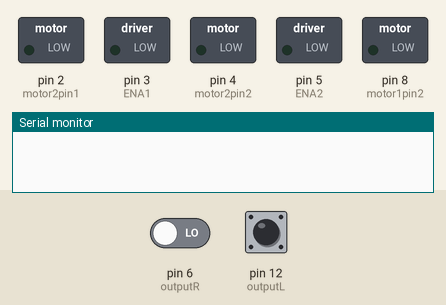
Simulated run of this sketch. Board: Arduino Uno, built with avr-gcc and run on an emulated ATmega328P. Shown: switched loads named in the sketch (green lamp = pin HIGH), the last lines printed to the serial monitor. The inputs (shaded band) are chosen by the test bench; at power-on: pin 12 (outputL) LOW, pin 6 (outputR) LOW.

Above: at 1.2 s.
1.3 s: pin 12 (outputL) pulsed HIGH 2 times (0.12 s each, 0.3 s apart)
At 6.1 s:
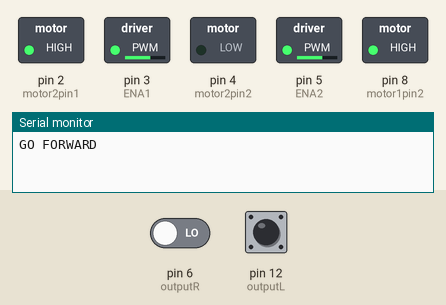
At 11.9 s:
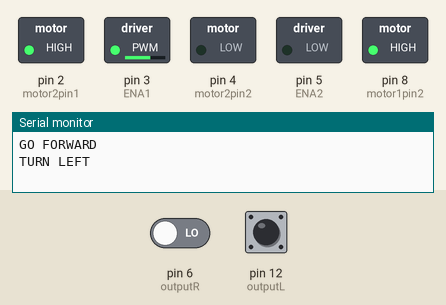
Timing chart, 0 to 13.1 s (numbered marks = the images above; inputs shaded):
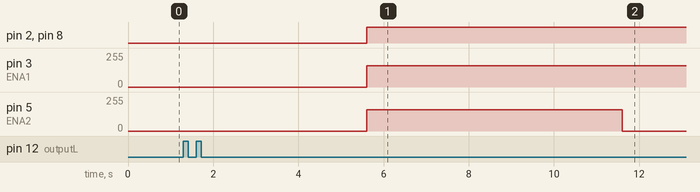

The sketch:

nav.ino
```cpp
// Constants:
// int colorL, colorR;

bool offtrack;

int base = 130;
int redCal = 54;
int bluCal = 47;
int grnCal = 60;

// motor pin allocation
const int ENA1 = 3;
const int motor1pin1 = 7;
const int motor1pin2 = 8;
const int ENA2 = 5;
const int motor2pin1 = 2;
const int motor2pin2 = 4;

// sensor inputs
const int S0 = 11;
const int S1 = 13;
const int S2 = 9;
const int S3 = 10;
const int outputL = 12;
const int outputR = 6;

typedef enum {
  WHITE = 0,
  BLACK,
  RED,
  YELLOW,
  GREEN
} color_t;

color_t prevL, prevR;

typedef enum {
  LEFT = 0,
  RIGHT
} dir_t;

typedef enum {
  FORWARD = 0,
  BACKWARD
} rot_t;


void setup() {
  Serial.begin(9600);
  // Motor controller set up:
  pinMode(ENA1, OUTPUT);
  pinMode(motor1pin1, OUTPUT);
  pinMode(motor1pin2, OUTPUT);
  pinMode(ENA2, OUTPUT);
  pinMode(motor2pin1, OUTPUT);
  pinMode(motor2pin2, OUTPUT);

  // Colour sensor set up
  pinMode(2, OUTPUT);
  pinMode(3, OUTPUT);
  pinMode(4, OUTPUT);
  pinMode(5, OUTPUT);
  pinMode(6, INPUT);
  pinMode(7, INPUT);

}

color_t color_foundL, color_foundR, priority;

int t = 0;

void loop() {
//  colorL = color_sens(LEFT);
//  colorR = color_sens(RIGHT);

    // put your main code here, to run repeatedly:
  color_foundL = color_sens(LEFT);
  color_foundR = color_sens(RIGHT);

  if (millis() - t > 100){
    t = millis();
  if (color_foundL == color_foundR &&  color_foundR == BLACK) {
    driveForward();// drive straight
    offtrack = false;
  }
  else if (color_foundL == color_foundR &&  color_foundR == WHITE) {
    offtrack = true;
    if (prevL == BLACK && prevR != BLACK) driveLeft();
    else driveRight();
  }
  else driveForward();
//  else /*if (color_foundL != color_foundR)*/ {
//    priority = max(color_foundL, color_foundR);
//    if (priority == color_foundL ) {
//      driveLeft(); // turn left if priority == color_foundL
//      offtrack = false;
//
//    }
//    else{
//      driveRight(); // turn right if priority == color_foundR
//      offtrack = false;
//
//    }
//  }

  if (offtrack == false){
    prevL = color_foundL;
    prevR = color_foundR;
  }

  }
}

// outputs:
// 0: BLACK
// 1: RED
// 2: GREEN
// 3: BLUE

color_t color_sens(dir_t dir) {

  // get RGB
  int red = read_red(dir);
  int blu = read_blu(dir);
  int grn = read_grn(dir);

  int sum = red + blu + grn;

  // print values for debug
//  Serial.println(dir == RIGHT ? "RIGHT" : "LEFT");
//  Serial.print(red);
//  Serial.print(" ");
//  Serial.print(grn);
//  Serial.print(" ");
//  Serial.print(blu);
//  Serial.print(" ");
//  Serial.println(sum, DEC);

  // if (red > -70 && red < -30 && grn > 180 && grn < 200 && blu < -80 && blu > -115) return GREEN;
  // else if (red > 260 && red < 300 && blu > -20 && blu < -15 && grn > 295 && grn < 315) return YELLOW;
  // else if (red > 170 && red < 180 && blu > -115 && blu < -80 && grn > 165 && grn < 185) return RED;
  // else if (red > 10 && red < 45 && blu > -70 && blu < -30 && grn > 190 && grn < 210) return BLACK;
  // else if (red > 220 && red < 260 && blu > 120 && blu < 165 && grn > 305 && grn < 312) return WHITE;

//  if (red > 150 && blu > 150 && grn > 150) return BLACK;
//  else if (red < 150 && blu < 150 && grn < 150) return WHITE;
//  else Serial.println("huh?????");

  if (sum > 1200) return WHITE;
  else return BLACK;


//  if (red > -70 && red < -30 && grn > 180 && grn < 200 && blu < -80 && blu > -115) Serial.println("green");
//  else if (red > 260 && red < 300 && blu > -20 && blu < -15 && grn > 295 && grn < 315) Serial.println("yellow");
//  else if (red > 170 && red < 180 && blu > -115 && blu < -80 && grn > 165 && grn < 185) Serial.println("red");
//  else if (red > 10 && red < 45 && blu > -70 && blu < -30 && grn > 190 && grn < 210) Serial.println("black");
//  else if (red > 220 && red < 260 && blu > 120 && blu < 165 && grn > 305 && grn < 312) Serial.println("white");

}

int read_red(dir_t dir){
  // switch color filter to red -- S2 LOW, S3 LOW
  int col;
  digitalWrite(S2, LOW);
  digitalWrite(S3, LOW);

  switch (dir)
  {
  case LEFT:

    col = pulseIn(outputL, LOW);
    col = map(col, base, redCal, 0,255);
    return col;
    //break;

  case RIGHT:
    col = pulseIn(outputR, LOW);
    col = map(col, base, redCal, 0,255);
    return col;
    //break;

  default:
    Serial.println("Error! Invalid direction");
    //break;
  }
}

int read_blu(dir_t dir){
  // switch color filter to blue -- S2 LOW, S3 HIGH
  int col;

  digitalWrite(S2, LOW);
  digitalWrite(S3, HIGH);

  switch (dir)
  {
  case LEFT:

    col = pulseIn(outputL, LOW);
    col = map(col, base, bluCal, 0, 255);

    return col;
    //break;

  case RIGHT:
    col = pulseIn(outputR, LOW);
    col = map(col, base, bluCal, 0, 255);
    return col;
    //break;

  default:
    Serial.println("Error! Invalid direction");
    //break;
  }
}

//int


int read_grn(dir_t dir){
  // switch color filter to green -- S2 HIGH, S3 HIGH
  int col;
  digitalWrite(S2, HIGH);
  digitalWrite(S3, HIGH);

  switch (dir)
  {
  case LEFT:
    col = pulseIn(outputL, LOW);
    col = map(col, base, grnCal, 0, 255);

    return col;
    //break;

  case RIGHT:
    col = pulseIn(outputR, LOW);
    col = map(col, base, grnCal, 0, 255);

    return col;
    //break;

  default:
    Serial.println("Error! Invalid direction");
    break;
  }
}


// Documentation
  // Right = Out1
  // Left = Out2
  //     ENA -  IN1 - IN2 - Function
  //1.    H      H     H    L
  //2.    H      H     L    H (Clockwise)
  //3.    H      L     H    H (Counter Clockwise)
  //4.    H      L     L    L

void motor_control(int sp1, rot_t dir1, int sp2, rot_t dir2) {
  analogWrite(ENA1, sp1);
  analogWrite(ENA2, sp2 + 40);

  if (dir1 == FORWARD){
    digitalWrite(motor1pin1, HIGH);
    digitalWrite(motor1pin2, LOW);
  }
  else if (dir1 == BACKWARD){
    digitalWrite(motor1pin1, LOW);
    digitalWrite(motor1pin2, HIGH);
  }

  if (dir2 == FORWARD){
    digitalWrite(motor2pin1, LOW);
    digitalWrite(motor2pin2, HIGH);
  }
  else if (dir2 == BACKWARD){
    digitalWrite(motor2pin1, HIGH);
    digitalWrite(motor2pin2, LOW);
  }
  delay(10);
}

int left_sp = 80;
int right_sp = 80;

int driveForward() {
  Serial.println("GO FORWARD");
    analogWrite(ENA1, right_sp * 2);
    analogWrite(ENA2, left_sp * 2);
    digitalWrite(motor1pin1, LOW);
    digitalWrite(motor1pin2, HIGH);
    digitalWrite(motor2pin1, HIGH);
    digitalWrite(motor2pin2, LOW);

//    delay(50);
//    analogWrite(ENA1, right_sp);
//    analogWrite(ENA2, left_sp);
//    delay(50);

//    int t = millis();

//    if (millis() - t > 100){
//      analogWrite(ENA1, 0); // left
//      analogWrite(ENA2, 0); // right
//    }


}

int driveLeft(){
  Serial.println("TURN LEFT");
    analogWrite(ENA1, right_sp * 2); // left
    analogWrite(ENA2, 0);
    digitalWrite(motor1pin1, LOW);
    digitalWrite(motor1pin2, HIGH);
    digitalWrite(motor2pin1, HIGH);
    digitalWrite(motor2pin2, LOW);

//    delay(50);
//    analogWrite(ENA1, right_sp);
//    delay(50);


//    delay(100);
//
//    analogWrite(ENA1, 0); // left
//    analogWrite(ENA2, 0); // right
//
//    delay(100);
}

int driveRight(){
  Serial.println("TURN RIGHT");
    analogWrite(ENA1, 0); // left
    analogWrite(ENA2, left_sp * 2); // right
    digitalWrite(motor1pin1, LOW);
    digitalWrite(motor1pin2, HIGH);
    digitalWrite(motor2pin1, HIGH);
    digitalWrite(motor2pin2, LOW);

//    delay(50);
//    analogWrite(ENA2, left_sp);
//    delay(50);


//    delay(100);
//
//    analogWrite(ENA1, 0); // left
//    analogWrite(ENA2, 0); // right
//
//    delay(100);
}
```

Measured:
- after the input at 1.3 s, pin 2 (motor2pin1), pin 8 (motor1pin2): LOW → HIGH after 4.3 s instead of 4.7 s; pin 3 (ENA1): 0/255 → 160/255 after 4.3 s; pin 5 (ENA2): 0/255 → 160/255 after 4.3 s instead of 4.7 s
